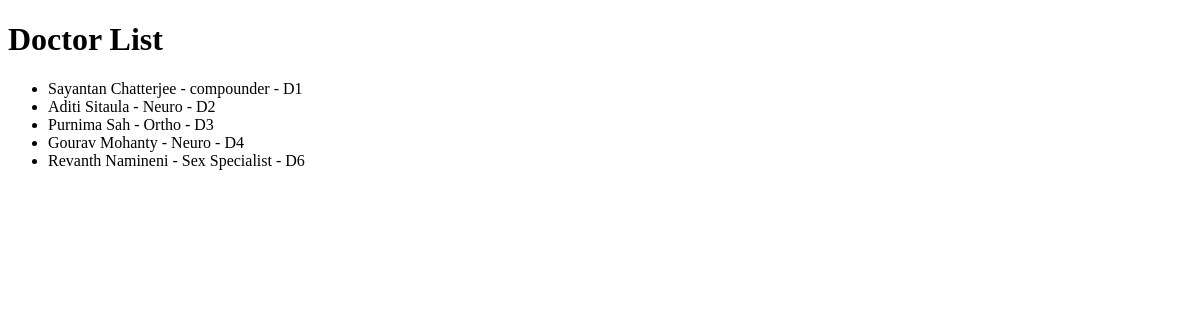
Page /appointments/doctors/ on the earlier database version.
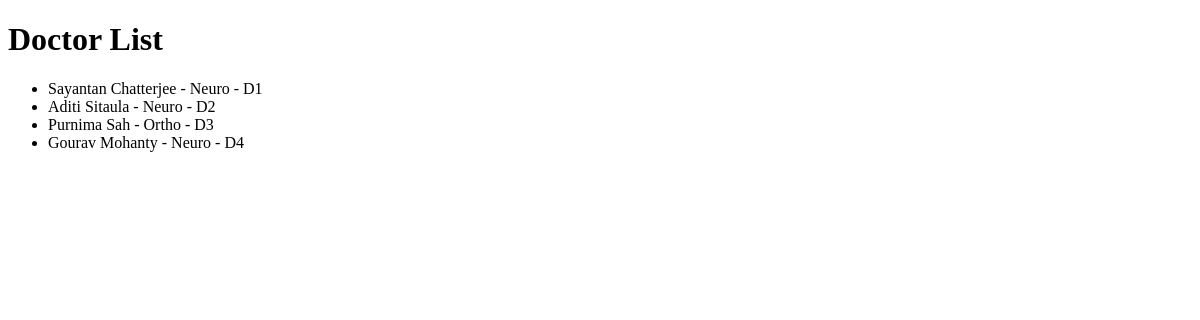
Same page on the later database version.
### appointments/models.py (models this page shows, shortened)
class Doctor(models.Model):
    name = models.CharField(max_length=100)
    specialization = models.CharField(max_length=100)
    id= models.TextField(max_length=10,unique=True,primary_key=True)

### appointments/views.py (the view)
# urls.py: path('doctors/', views.doctor_list, name='doctor_list'),
def doctor_list(request):
    doctors = Doctor.objects.all()
    return render(request, 'appointments/doctor_list.html', {'doctors': doctors})

### appointments/templates/appointments/doctor_list.html (shortened to what this page needs)
<!DOCTYPE html>
<html>
<head>
</head>
<body>
    <h1>Doctor List</h1>
    <ul>
        {% for doctor in doctors %}
            <li>{{ doctor.name }} - {{ doctor.specialization }} - {{doctor.id}}</li>
        {% empty %}
            <li>No doctors found.</li>
        {% endfor %}
    </ul>
</body>
</html>

Differences in the rows shown:
removed Doctor: name "Revanth Namineni", specialization "Sex Specialist", id "D6"
changed Doctor "Sayantan Chatterjee": specialization "compounder" → "Neuro"
